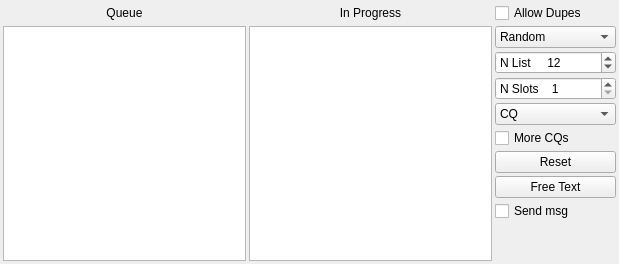
               <widget class="QWidget" name="tab_3">
                <attribute name="title">
                 <string>2</string>
                </attribute>
                <layout class="QGridLayout" name="gridLayout_11">
                 <property name="leftMargin">
                  <number>3</number>
                 </property>
                 <property name="topMargin">
                  <number>3</number>
                 </property>
                 <property name="rightMargin">
                  <number>3</number>
                 </property>
                 <property name="bottomMargin">
                  <number>3</number>
                 </property>
                 <property name="horizontalSpacing">
                  <number>3</number>
                 </property>
                 <property name="verticalSpacing">
                  <number>4</number>
                 </property>
                 <item row="0" column="1">
                  <layout class="QGridLayout" name="gridLayout_12" columnstretch="2,2,1">
                   <property name="spacing">
                    <number>3</number>
                   </property>
                   <item row="1" column="1" rowspan="9">
                    <widget class="DisplayText" name="foxTxListTextBrowser">
                     <property name="sizePolicy">
                      <sizepolicy hsizetype="Expanding" vsizetype="Expanding">
                       <horstretch>0</horstretch>
                       <verstretch>0</verstretch>
                      </sizepolicy>
                     </property>
                     <property name="minimumSize">
                      <size>
                       <width>60</width>
                       <height>0</height>
                      </size>
                     </property>
                    </widget>
                   </item>
                   <item row="4" column="2">
                    <widget class="QComboBox" name="comboBoxCQ">
                     <property name="toolTip">
                      <string>&lt;html&gt;&lt;head/&gt;&lt;body&gt;&lt;p&gt;Select a specific CQ message.&lt;/p&gt;&lt;/body&gt;&lt;/html&gt;</string>
                     </property>
                     <property name="currentText">
                      <string>CQ</string>
                     </property>
                     <item>
                      <property name="text">
                       <string>CQ</string>
                      </property>
                     </item>
                     <item>
                      <property name="text">
                       <string>CQ AF</string>
                      </property>
                     </item>
                     <item>
                      <property name="text">
                       <string>CQ AN</string>
                      </property>
                     </item>
                     <item>
                      <property name="text">
                       <string>CQ AS</string>
                      </property>
                     </item>
                     <item>
                      <property name="text">
                       <string>CQ EU</string>
                      </property>
                     </item>
                     <item>
                      <property name="text">
                       <string>CQ NA</string>
                      </property>
                     </item>
                     <item>
                      <property name="text">
                       <string>CQ OC</string>
                      </property>
                     </item>
                     <item>
                      <property name="text">
                       <string>CQ SA</string>
                      </property>
                     </item>
                     <item>
                      <property name="text">
                       <string>CQ 0</string>
                      </property>
                     </item>
                     <item>
                      <property name="text">
                       <string>CQ 1</string>
                      </property>
                     </item>
                     <item>
                      <property name="text">
                       <string>CQ 2</string>
                      </property>
                     </item>
                     <item>
                      <property name="text">
                       <string>CQ 3</string>
                      </property>
                     </item>
                     <item>
                      <property name="text">
                       <string>CQ 4</string>
                      </property>
                     </item>
                     <item>
                      <property name="text">
                       <string>CQ 5</string>
                      </property>
                     </item>
                     <item>
                      <property name="text">
                       <string>CQ 6</string>
                      </property>
                     </item>
                     <item>
                      <property name="text">
                       <string>CQ 7</string>
                      </property>
                     </item>
                     <item>
                      <property name="text">
                       <string>CQ 8</string>
                      </property>
                     </item>
                     <item>
                      <property name="text">
                       <string>CQ 9</string>
                      </property>
                     </item>
                    </widget>
                   </item>
                   <item row="3" column="2">
                    <widget class="QSpinBox" name="sbNslots">
                     <property name="sizePolicy">
                      <sizepolicy hsizetype="Expanding" vsizetype="Fixed">
                       <horstretch>0</horstretch>
                       <verstretch>0</verstretch>
                      </sizepolicy>
                     </property>
                     <property name="maximumSize">
                      <size>
                       <width>16777215</width>
                       <height>16777215</height>
                      </size>
                     </property>
                     <property name="toolTip">
                      <string>&lt;html&gt;&lt;head/&gt;&lt;body&gt;&lt;p&gt;Maximum number of concurrent streams for Fox transmissions.&lt;/p&gt;&lt;/body&gt;&lt;/html&gt;</string>
                     </property>
                     <property name="suffix">
                      <string/>
                     </property>
                     <property name="prefix">
                      <string>N Slots    </string>
                     </property>
                     <property name="minimum">
                      <number>1</number>
                     </property>
                     <property name="maximum">
                      <number>5</number>
                     </property>
                     <property name="value">
                      <number>1</number>
                     </property>
                     <property name="displayIntegerBase">
                      <number>10</number>
                     </property>
                    </widget>
                   </item>
                   <item row="8" column="2">
                    <widget class="QCheckBox" name="cbSendMsg">
                     <property name="toolTip">
                      <string>&lt;html&gt;&lt;head/&gt;&lt;body&gt;&lt;p&gt;Transmit free text message at the next opportunity.&lt;/p&gt;&lt;/body&gt;&lt;/html&gt;</string>
                     </property>
                     <property name="text">
                      <string>Send msg</string>
                     </property>
                    </widget>
                   </item>
                   <item row="0" column="1">
                    <widget class="QLabel" name="label_inProcess">
                     <property name="text">
                      <string>In Progress</string>
                     </property>
                     <property name="alignment">
                      <set>Qt::AlignCenter</set>
                     </property>
                    </widget>
                   </item>
                   <item row="1" column="2">
                    <widget class="QComboBox" name="comboBoxHoundSort">
                     <property name="sizePolicy">
                      <sizepolicy hsizetype="Expanding" vsizetype="Fixed">
                       <horstretch>0</horstretch>
                       <verstretch>0</verstretch>
                      </sizepolicy>
                     </property>
                     <property name="maximumSize">
                      <size>
                       <width>16777215</width>
                       <height>16777215</height>
                      </size>
                     </property>
                     <property name="toolTip">
                      <string>&lt;html&gt;&lt;head/&gt;&lt;body&gt;&lt;p&gt;Select a desired sort order for callsigns in the queue.&lt;/p&gt;&lt;/body&gt;&lt;/html&gt;</string>
                     </property>
                     <property name="currentText">
                      <string>Random</string>
                     </property>
                     <property name="maxVisibleItems">
                      <number>8</number>
                     </property>
                     <item>
                      <property name="text">
                       <string>Random</string>
                      </property>
                     </item>
                     <item>
                      <property name="text">
                       <string>Call</string>
                      </property>
                     </item>
                     <item>
                      <property name="text">
                       <string>Grid</string>
                      </property>
                     </item>
                     <item>
                      <property name="text">
                       <string>S/N (dB)</string>
                      </property>
                     </item>
                     <item>
                      <property name="text">
                       <string>Distance</string>
                      </property>
                     </item>
                     <item>
                      <property name="text">
                       <string>Age</string>
                      </property>
                     </item>
                     <item>
                      <property name="text">
                       <string>Continent</string>
                      </property>
                     </item>
                     <item>
                      <property name="text">
                       <string>Score</string>
                      </property>
                     </item>
                    </widget>
                   </item>
                   <item row="6" column="2">
                    <widget class="QPushButton" name="pbFoxReset">
                     <property name="toolTip">
                      <string>&lt;html&gt;&lt;head/&gt;&lt;body&gt;&lt;p&gt;Clear all queues.&lt;/p&gt;&lt;/body&gt;&lt;/html&gt;</string>
                     </property>
                     <property name="text">
                      <string>Reset</string>
                     </property>
                    </widget>
                   </item>
                   <item row="2" column="2">
                    <widget class="QSpinBox" name="sbNlist">
                     <property name="sizePolicy">
                      <sizepolicy hsizetype="Expanding" vsizetype="Fixed">
                       <horstretch>0</horstretch>
                       <verstretch>0</verstretch>
                      </sizepolicy>
                     </property>
                     <property name="maximumSize">
                      <size>
                       <width>16777215</width>
                       <height>16777215</height>
                      </size>
                     </property>
                     <property name="toolTip">
                      <string>&lt;html&gt;&lt;head/&gt;&lt;body&gt;&lt;p&gt;Maximum number of callsigns to be displayed in the queue.&lt;/p&gt;&lt;/body&gt;&lt;/html&gt;</string>
                     </property>
                     <property name="prefix">
                      <string>N List     </string>
                     </property>
                     <property name="minimum">
                      <number>5</number>
                     </property>
                     <property name="maximum">
                      <number>100</number>
                     </property>
                     <property name="value">
                      <number>12</number>
                     </property>
                    </widget>
                   </item>
                   <item row="1" column="0" rowspan="9">
                    <widget class="DisplayText" name="houndQueueTextBrowser">
                     <property name="sizePolicy">
                      <sizepolicy hsizetype="Expanding" vsizetype="Expanding">
                       <horstretch>0</horstretch>
                       <verstretch>0</verstretch>
                      </sizepolicy>
                     </property>
                     <property name="minimumSize">
                      <size>
                       <width>60</width>
                       <height>0</height>
                      </size>
                     </property>
                     <property name="maximumSize">
                      <size>
                       <width>16777215</width>
                       <height>16777215</height>
                      </size>
                     </property>
                    </widget>
                   </item>
                   <item row="0" column="0">
                    <widget class="QLabel" name="label_queue">
                     <property name="text">
                      <string>Queue</string>
                     </property>
                     <property name="alignment">
                      <set>Qt::AlignCenter</set>
                     </property>
                    </widget>
                   </item>
                   <item row="7" column="2">
                    <widget class="QPushButton" name="pbFreeText">
                     <property name="toolTip">
                      <string>&lt;html&gt;&lt;head/&gt;&lt;body&gt;&lt;p&gt;Enter a free text message.&lt;/p&gt;&lt;/body&gt;&lt;/html&gt;</string>
                     </property>
                     <property name="text">
                      <string>Free Text</string>
                     </property>
                    </widget>
                   </item>
                   <item row="0" column="2">
                    <widget class="QCheckBox" name="cbWorkDupes">
                     <property name="text">
                      <string>Allow Dupes</string>
                     </property>
                    </widget>
                   </item>
                   <item row="5" column="2">
                    <widget class="QCheckBox" name="cbMoreCQs">
                     <property name="toolTip">
                      <string>&lt;html&gt;&lt;head/&gt;&lt;body&gt;&lt;p&gt;Include a CQ message along with other messages.&lt;/p&gt;&lt;/body&gt;&lt;/html&gt;</string>
                     </property>
                     <property name="text">
                      <string>More CQs</string>
                     </property>
                    </widget>
                   </item>
                   <item row="9" column="2">
                    <spacer name="verticalSpacer">
                     <property name="orientation">
                      <enum>Qt::Vertical</enum>
                     </property>
                     <property name="sizeHint" stdset="0">
                      <size>
                       <width>20</width>
                       <height>40</height>
                      </size>
                     </property>
                    </spacer>
                   </item>
                  </layout>
                 </item>
                </layout>
               </widget>
